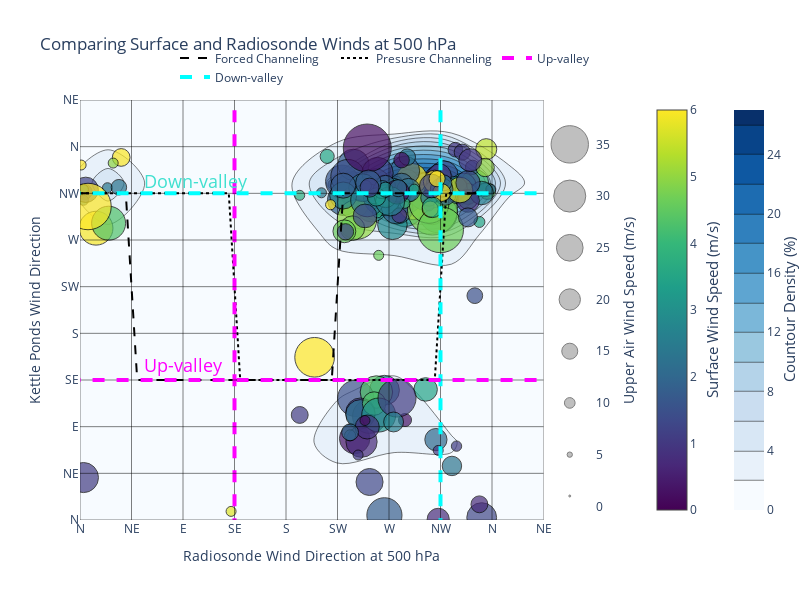
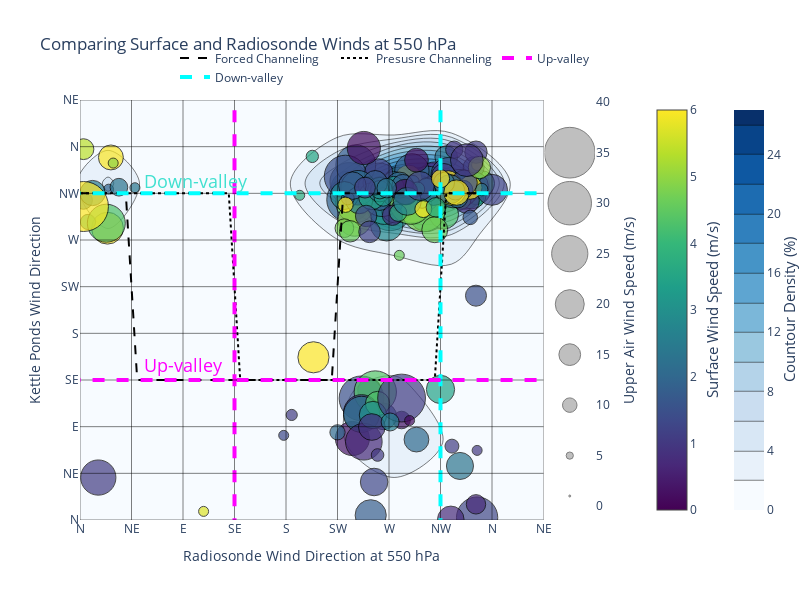
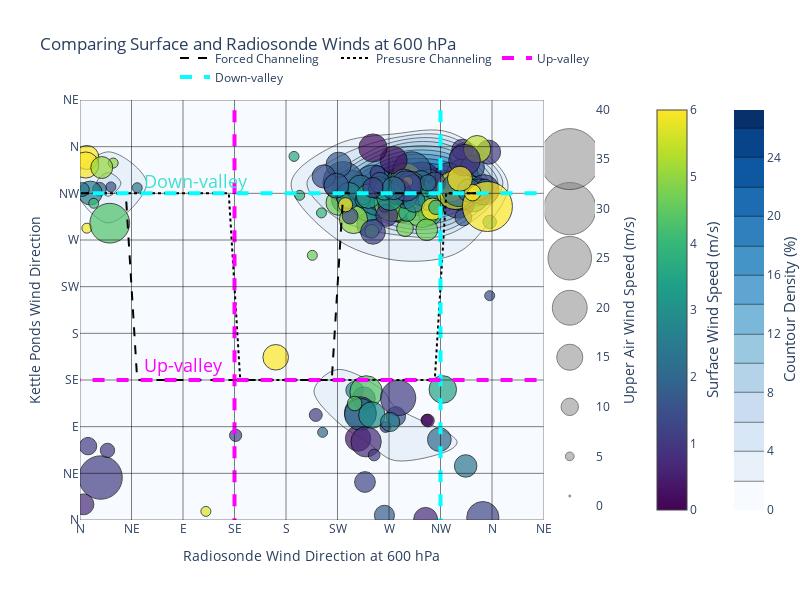

Notebook cell for these charts, in order:
### Code cell
levels = [500, 550, 600]
dfs = [pres_500_22, pres_550_22, pres_600_22]
for level, df in zip(levels, dfs):
    fig = plot_surface_and_upper_air(df, f'{level} hPa', surf_dir='wind_dir', surf_spd='wind_spd',)
    fig.show()

### Figure 1 — Plotly figure (JSON) as saved in the notebook; plotly's stock layout.template omitted (floating-point values rounded to 4 significant figures; data arrays with more than 128 entries replaced by an {"elided": "..."} marker saying what was removed)
{"data": [{"colorbar": {"x": 1.25}, "colorscale": [[0, "rgb(8,48,107)"], [0.125, "rgb(8,81,156)"], [0.25, "rgb(33,113,181)"], [0.375, "rgb(66,146,198)"], [0.5, "rgb(107,174,214)"], [0.625, "rgb(158,202,225)"], [0.75, "rgb(198,219,239)"], [0.875, "rgb(222,235,247)"], [1, "rgb(247,251,255)"]], "histnorm": "percent", "hovertemplate": "Upper Wind Speed: %{marker.size:.2f} m/s<br>Surface Wind Speed: %{marker.color:.2f} m/s<extra></extra>", "ncontours": 20, "reversescale": true, "showscale": true, "type": "histogram2dcontour", "x": {"elided": "242 int values"}, "xaxis": "x", "y": {"elided": "242 float values"}, "yaxis": "y"}, {"hovertemplate": "Upper Wind Speed: %{marker.size:.2f} m/s<br>Surface Wind Speed: %{marker.color:.2f} m/s<extra></extra>", "marker": {"cmax": 6, "cmin": 0, "color": {"elided": "242 float values"}, "colorbar": {"x": 1.1}, "colorscale": [[0, "#440154"], [0.1111, "#482878"], [0.2222, "#3e4989"], [0.3333, "#31688e"], [0.4444, "#26828e"], [0.5556, "#1f9e89"], [0.6667, "#35b779"], [0.7778, "#6ece58"], [0.8889, "#b5de2b"], [1, "#fde725"]], "line": {"color": "black", "width": 1}, "opacity": 0.7, "size": {"elided": "242 float values"}, "sizemin": 5, "sizemode": "diameter", "sizeref": 0.936}, "mode": "markers", "name": "500 mb", "showlegend": false, "type": "scatter", "x": {"elided": "242 int values"}, "y": {"elided": "242 float values"}}, {"hovertemplate": "Upper Wind Speed: %{marker.size:.2f} m/s<br>Surface Wind Speed: %{marker.color:.2f} m/s<extra></extra>", "line": {"color": "black", "dash": "dash"}, "mode": "lines", "name": "Forced Channeling", "showlegend": true, "type": "scatter", "x": [0, 10, 20, 30, 40, 50, 60, 70, 80, 90, 100, 110, 120, 130, 140, 150, 160, 170, 180, 190, 200, 210, 220, 230, 240, 250, 260, 270, 280, 290, 300, 310, 320, 330, 340, 350], "y": [315, 315, 315, 315, 315, 135, 135, 135, 135, 135, 135, 135, 135, 135, 135, 135, 135, 135, 135, 135, 135, 135, 135, 315, 315, 315, 315, 315, 315, 315, 315, 315, 315, 315, 315, 315]}, {"hovertemplate": "Upper Wind Speed: %{marker.size:.2f} m/s<br>Surface Wind Speed: %{marker.color:.2f} m/s<extra></extra>", "line": {"color": "black", "dash": "dot"}, "mode": "lines", "name": "Presusre Channeling", "showlegend": true, "type": "scatter", "x": [0, 10, 20, 30, 40, 50, 60, 70, 80, 90, 100, 110, 120, 130, 140, 150, 160, 170, 180, 190, 200, 210, 220, 230, 240, 250, 260, 270, 280, 290, 300, 310, 320, 330, 340, 350], "y": [315, 315, 315, 315, 315, 315, 315, 315, 315, 315, 315, 315, 315, 315, 135, 135, 135, 135, 135, 135, 135, 135, 135, 135, 135, 135, 135, 135, 135, 135, 135, 135, 315, 315, 315, 315]}, {"hovertemplate": "Upper Wind Speed: %{marker.size:.2f} m/s<br>Surface Wind Speed: %{marker.color:.2f} m/s<extra></extra>", "marker": {"cmax": 6, "cmin": 0, "color": "grey", "line": {"color": "black", "width": 1}, "opacity": 0.5, "size": [1, 5, 10, 15, 20, 25, 30, 35], "sizemin": 1, "sizemode": "diameter", "sizeref": 0.936}, "mode": "markers", "showlegend": false, "type": "scatter", "x": [0, 0, 0, 0, 0, 0, 0, 0], "xaxis": "x2", "y": [1, 5, 10, 15, 20, 25, 30, 35], "yaxis": "y2"}], "layout": {"annotations": [{"font": {"size": 15}, "showarrow": false, "text": "Countour Density (%)", "textangle": -90, "x": 1.4, "xref": "paper", "y": 0.5, "yref": "paper"}, {"font": {"size": 15}, "showarrow": false, "text": "Surface Wind Speed (m/s)", "textangle": -90, "x": 1.25, "xref": "paper", "y": 0.5, "yref": "paper"}, {"font": {"color": "turquoise", "size": 18}, "showarrow": false, "text": "Down-valley", "textangle": 0, "x": 0.12, "xref": "paper", "y": 0.84, "yref": "paper"}, {"font": {"color": "magenta", "size": 18}, "showarrow": false, "text": "Up-valley", "textangle": 0, "x": 0.12, "xref": "paper", "y": 0.37, "yref": "paper"}], "height": 600, "legend": {"orientation": "h", "x": 1, "xanchor": "right", "y": 1.02, "yanchor": "bottom"}, "margin": {"r": 150}, "plot_bgcolor": "rgba(0,0,0,0)", "shapes": [{"line": {"color": "black", "width": 1}, "opacity": 0.5, "type": "line", "x0": 0, "x1": 0, "y0": -10, "y1": 420}, {"line": {"color": "black", "width": 1}, "opacity": 0.5, "type": "line", "x0": 45, "x1": 45, "y0": -10, "y1": 420}, {"line": {"color": "black", "width": 1}, "opacity": 0.5, "type": "line", "x0": 90, "x1": 90, "y0": -10, "y1": 420}, {"line": {"color": "black", "width": 1}, "opacity": 0.5, "type": "line", "x0": 135, "x1": 135, "y0": -10, "y1": 420}, {"line": {"color": "magenta", "dash": "dash", "width": 4}, "name": "Up-valley", "showlegend": true, "type": "line", "x0": 135, "x1": 135, "y0": -10, "y1": 420}, {"line": {"color": "black", "width": 1}, "opacity": 0.5, "type": "line", "x0": 180, "x1": 180, "y0": -10, "y1": 420}, {"line": {"color": "black", "width": 1}, "opacity": 0.5, "type": "line", "x0": 225, "x1": 225, "y0": -10, "y1": 420}, {"line": {"color": "black", "width": 1}, "opacity": 0.5, "type": "line", "x0": 270, "x1": 270, "y0": -10, "y1": 420}, {"line": {"color": "black", "width": 1}, "opacity": 0.5, "type": "line", "x0": 315, "x1": 315, "y0": -10, "y1": 420}, {"line": {"color": "cyan", "dash": "dash", "width": 4}, "name": "Down-valley", "showlegend": true, "type": "line", "x0": 315, "x1": 315, "y0": -10, "y1": 420}, {"line": {"color": "black", "width": 1}, "opacity": 0.5, "type": "line", "x0": 360, "x1": 360, "y0": -10, "y1": 420}, {"line": {"color": "black", "width": 1}, "opacity": 0.5, "type": "line", "x0": 405, "x1": 405, "y0": -10, "y1": 420}, {"line": {"color": "black", "width": 1}, "opacity": 0.5, "type": "line", "x0": -10, "x1": 420, "y0": 0, "y1": 0}, {"line": {"color": "black", "width": 1}, "opacity": 0.5, "type": "line", "x0": -10, "x1": 420, "y0": 45, "y1": 45}, {"line": {"color": "black", "width": 1}, "opacity": 0.5, "type": "line", "x0": -10, "x1": 420, "y0": 90, "y1": 90}, {"line": {"color": "black", "width": 1}, "opacity": 0.5, "type": "line", "x0": -10, "x1": 420, "y0": 135, "y1": 135}, {"line": {"color": "magenta", "dash": "dash", "width": 4}, "type": "line", "x0": -10, "x1": 420, "y0": 135, "y1": 135}, {"line": {"color": "black", "width": 1}, "opacity": 0.5, "type": "line", "x0": -10, "x1": 420, "y0": 180, "y1": 180}, {"line": {"color": "black", "width": 1}, "opacity": 0.5, "type": "line", "x0": -10, "x1": 420, "y0": 225, "y1": 225}, {"line": {"color": "black", "width": 1}, "opacity": 0.5, "type": "line", "x0": -10, "x1": 420, "y0": 270, "y1": 270}, {"line": {"color": "black", "width": 1}, "opacity": 0.5, "type": "line", "x0": -10, "x1": 420, "y0": 315, "y1": 315}, {"line": {"color": "cyan", "dash": "dash", "width": 4}, "type": "line", "x0": -10, "x1": 420, "y0": 315, "y1": 315}, {"line": {"color": "black", "width": 1}, "opacity": 0.5, "type": "line", "x0": -10, "x1": 420, "y0": 360, "y1": 360}, {"line": {"color": "black", "width": 1}, "opacity": 0.5, "type": "line", "x0": -10, "x1": 420, "y0": 405, "y1": 405}], "title": {"text": "Comparing Surface and Radiosonde Winds at 500 hPa"}, "width": 800, "xaxis": {"domain": [0, 0.9], "range": [0, 405], "showgrid": true, "ticktext": ["N", "NE", "E", "SE", "S", "SW", "W", "NW", "N", "NE"], "tickvals": [0, 45, 90, 135, 180, 225, 270, 315, 360, 405], "title": {"text": "Radiosonde Wind Direction at 500 hPa"}}, "xaxis2": {"domain": [0.902, 1], "visible": false}, "yaxis": {"range": [0, 405], "ticktext": ["N", "NE", "E", "SE", "S", "SW", "W", "NW", "N", "NE"], "tickvals": [0, 45, 90, 135, 180, 225, 270, 315, 360, 405], "title": {"text": "Kettle Ponds Wind Direction"}}, "yaxis2": {"anchor": "free", "overlaying": "y", "position": 1, "side": "right", "title": {"text": "Upper Air Wind Speed (m/s)"}}}}

### Figure 2 — Plotly figure (JSON) as saved in the notebook; plotly's stock layout.template omitted (floating-point values rounded to 4 significant figures; data arrays with more than 128 entries replaced by an {"elided": "..."} marker saying what was removed)
{"data": [{"colorbar": {"x": 1.25}, "colorscale": [[0, "rgb(8,48,107)"], [0.125, "rgb(8,81,156)"], [0.25, "rgb(33,113,181)"], [0.375, "rgb(66,146,198)"], [0.5, "rgb(107,174,214)"], [0.625, "rgb(158,202,225)"], [0.75, "rgb(198,219,239)"], [0.875, "rgb(222,235,247)"], [1, "rgb(247,251,255)"]], "histnorm": "percent", "hovertemplate": "Upper Wind Speed: %{marker.size:.2f} m/s<br>Surface Wind Speed: %{marker.color:.2f} m/s<extra></extra>", "ncontours": 20, "reversescale": true, "showscale": true, "type": "histogram2dcontour", "x": {"elided": "242 int values"}, "xaxis": "x", "y": {"elided": "242 float values"}, "yaxis": "y"}, {"hovertemplate": "Upper Wind Speed: %{marker.size:.2f} m/s<br>Surface Wind Speed: %{marker.color:.2f} m/s<extra></extra>", "marker": {"cmax": 6, "cmin": 0, "color": {"elided": "242 float values"}, "colorbar": {"x": 1.1}, "colorscale": [[0, "#440154"], [0.1111, "#482878"], [0.2222, "#3e4989"], [0.3333, "#31688e"], [0.4444, "#26828e"], [0.5556, "#1f9e89"], [0.6667, "#35b779"], [0.7778, "#6ece58"], [0.8889, "#b5de2b"], [1, "#fde725"]], "line": {"color": "black", "width": 1}, "opacity": 0.7, "size": {"elided": "242 float values"}, "sizemin": 5, "sizemode": "diameter", "sizeref": 0.69}, "mode": "markers", "name": "500 mb", "showlegend": false, "type": "scatter", "x": {"elided": "242 int values"}, "y": {"elided": "242 float values"}}, {"hovertemplate": "Upper Wind Speed: %{marker.size:.2f} m/s<br>Surface Wind Speed: %{marker.color:.2f} m/s<extra></extra>", "line": {"color": "black", "dash": "dash"}, "mode": "lines", "name": "Forced Channeling", "showlegend": true, "type": "scatter", "x": [0, 10, 20, 30, 40, 50, 60, 70, 80, 90, 100, 110, 120, 130, 140, 150, 160, 170, 180, 190, 200, 210, 220, 230, 240, 250, 260, 270, 280, 290, 300, 310, 320, 330, 340, 350], "y": [315, 315, 315, 315, 315, 135, 135, 135, 135, 135, 135, 135, 135, 135, 135, 135, 135, 135, 135, 135, 135, 135, 135, 315, 315, 315, 315, 315, 315, 315, 315, 315, 315, 315, 315, 315]}, {"hovertemplate": "Upper Wind Speed: %{marker.size:.2f} m/s<br>Surface Wind Speed: %{marker.color:.2f} m/s<extra></extra>", "line": {"color": "black", "dash": "dot"}, "mode": "lines", "name": "Presusre Channeling", "showlegend": true, "type": "scatter", "x": [0, 10, 20, 30, 40, 50, 60, 70, 80, 90, 100, 110, 120, 130, 140, 150, 160, 170, 180, 190, 200, 210, 220, 230, 240, 250, 260, 270, 280, 290, 300, 310, 320, 330, 340, 350], "y": [315, 315, 315, 315, 315, 315, 315, 315, 315, 315, 315, 315, 315, 315, 135, 135, 135, 135, 135, 135, 135, 135, 135, 135, 135, 135, 135, 135, 135, 135, 135, 135, 315, 315, 315, 315]}, {"hovertemplate": "Upper Wind Speed: %{marker.size:.2f} m/s<br>Surface Wind Speed: %{marker.color:.2f} m/s<extra></extra>", "marker": {"cmax": 6, "cmin": 0, "color": "grey", "line": {"color": "black", "width": 1}, "opacity": 0.5, "size": [1, 5, 10, 15, 20, 25, 30, 35], "sizemin": 1, "sizemode": "diameter", "sizeref": 0.69}, "mode": "markers", "showlegend": false, "type": "scatter", "x": [0, 0, 0, 0, 0, 0, 0, 0], "xaxis": "x2", "y": [1, 5, 10, 15, 20, 25, 30, 35], "yaxis": "y2"}], "layout": {"annotations": [{"font": {"size": 15}, "showarrow": false, "text": "Countour Density (%)", "textangle": -90, "x": 1.4, "xref": "paper", "y": 0.5, "yref": "paper"}, {"font": {"size": 15}, "showarrow": false, "text": "Surface Wind Speed (m/s)", "textangle": -90, "x": 1.25, "xref": "paper", "y": 0.5, "yref": "paper"}, {"font": {"color": "turquoise", "size": 18}, "showarrow": false, "text": "Down-valley", "textangle": 0, "x": 0.12, "xref": "paper", "y": 0.84, "yref": "paper"}, {"font": {"color": "magenta", "size": 18}, "showarrow": false, "text": "Up-valley", "textangle": 0, "x": 0.12, "xref": "paper", "y": 0.37, "yref": "paper"}], "height": 600, "legend": {"orientation": "h", "x": 1, "xanchor": "right", "y": 1.02, "yanchor": "bottom"}, "margin": {"r": 150}, "plot_bgcolor": "rgba(0,0,0,0)", "shapes": [{"line": {"color": "black", "width": 1}, "opacity": 0.5, "type": "line", "x0": 0, "x1": 0, "y0": -10, "y1": 420}, {"line": {"color": "black", "width": 1}, "opacity": 0.5, "type": "line", "x0": 45, "x1": 45, "y0": -10, "y1": 420}, {"line": {"color": "black", "width": 1}, "opacity": 0.5, "type": "line", "x0": 90, "x1": 90, "y0": -10, "y1": 420}, {"line": {"color": "black", "width": 1}, "opacity": 0.5, "type": "line", "x0": 135, "x1": 135, "y0": -10, "y1": 420}, {"line": {"color": "magenta", "dash": "dash", "width": 4}, "name": "Up-valley", "showlegend": true, "type": "line", "x0": 135, "x1": 135, "y0": -10, "y1": 420}, {"line": {"color": "black", "width": 1}, "opacity": 0.5, "type": "line", "x0": 180, "x1": 180, "y0": -10, "y1": 420}, {"line": {"color": "black", "width": 1}, "opacity": 0.5, "type": "line", "x0": 225, "x1": 225, "y0": -10, "y1": 420}, {"line": {"color": "black", "width": 1}, "opacity": 0.5, "type": "line", "x0": 270, "x1": 270, "y0": -10, "y1": 420}, {"line": {"color": "black", "width": 1}, "opacity": 0.5, "type": "line", "x0": 315, "x1": 315, "y0": -10, "y1": 420}, {"line": {"color": "cyan", "dash": "dash", "width": 4}, "name": "Down-valley", "showlegend": true, "type": "line", "x0": 315, "x1": 315, "y0": -10, "y1": 420}, {"line": {"color": "black", "width": 1}, "opacity": 0.5, "type": "line", "x0": 360, "x1": 360, "y0": -10, "y1": 420}, {"line": {"color": "black", "width": 1}, "opacity": 0.5, "type": "line", "x0": 405, "x1": 405, "y0": -10, "y1": 420}, {"line": {"color": "black", "width": 1}, "opacity": 0.5, "type": "line", "x0": -10, "x1": 420, "y0": 0, "y1": 0}, {"line": {"color": "black", "width": 1}, "opacity": 0.5, "type": "line", "x0": -10, "x1": 420, "y0": 45, "y1": 45}, {"line": {"color": "black", "width": 1}, "opacity": 0.5, "type": "line", "x0": -10, "x1": 420, "y0": 90, "y1": 90}, {"line": {"color": "black", "width": 1}, "opacity": 0.5, "type": "line", "x0": -10, "x1": 420, "y0": 135, "y1": 135}, {"line": {"color": "magenta", "dash": "dash", "width": 4}, "type": "line", "x0": -10, "x1": 420, "y0": 135, "y1": 135}, {"line": {"color": "black", "width": 1}, "opacity": 0.5, "type": "line", "x0": -10, "x1": 420, "y0": 180, "y1": 180}, {"line": {"color": "black", "width": 1}, "opacity": 0.5, "type": "line", "x0": -10, "x1": 420, "y0": 225, "y1": 225}, {"line": {"color": "black", "width": 1}, "opacity": 0.5, "type": "line", "x0": -10, "x1": 420, "y0": 270, "y1": 270}, {"line": {"color": "black", "width": 1}, "opacity": 0.5, "type": "line", "x0": -10, "x1": 420, "y0": 315, "y1": 315}, {"line": {"color": "cyan", "dash": "dash", "width": 4}, "type": "line", "x0": -10, "x1": 420, "y0": 315, "y1": 315}, {"line": {"color": "black", "width": 1}, "opacity": 0.5, "type": "line", "x0": -10, "x1": 420, "y0": 360, "y1": 360}, {"line": {"color": "black", "width": 1}, "opacity": 0.5, "type": "line", "x0": -10, "x1": 420, "y0": 405, "y1": 405}], "title": {"text": "Comparing Surface and Radiosonde Winds at 550 hPa"}, "width": 800, "xaxis": {"domain": [0, 0.9], "range": [0, 405], "showgrid": true, "ticktext": ["N", "NE", "E", "SE", "S", "SW", "W", "NW", "N", "NE"], "tickvals": [0, 45, 90, 135, 180, 225, 270, 315, 360, 405], "title": {"text": "Radiosonde Wind Direction at 550 hPa"}}, "xaxis2": {"domain": [0.902, 1], "visible": false}, "yaxis": {"range": [0, 405], "ticktext": ["N", "NE", "E", "SE", "S", "SW", "W", "NW", "N", "NE"], "tickvals": [0, 45, 90, 135, 180, 225, 270, 315, 360, 405], "title": {"text": "Kettle Ponds Wind Direction"}}, "yaxis2": {"anchor": "free", "overlaying": "y", "position": 1, "side": "right", "title": {"text": "Upper Air Wind Speed (m/s)"}}}}

### Figure 3 — Plotly figure (JSON) as saved in the notebook; plotly's stock layout.template omitted (floating-point values rounded to 4 significant figures; data arrays with more than 128 entries replaced by an {"elided": "..."} marker saying what was removed)
{"data": [{"colorbar": {"x": 1.25}, "colorscale": [[0, "rgb(8,48,107)"], [0.125, "rgb(8,81,156)"], [0.25, "rgb(33,113,181)"], [0.375, "rgb(66,146,198)"], [0.5, "rgb(107,174,214)"], [0.625, "rgb(158,202,225)"], [0.75, "rgb(198,219,239)"], [0.875, "rgb(222,235,247)"], [1, "rgb(247,251,255)"]], "histnorm": "percent", "hovertemplate": "Upper Wind Speed: %{marker.size:.2f} m/s<br>Surface Wind Speed: %{marker.color:.2f} m/s<extra></extra>", "ncontours": 20, "reversescale": true, "showscale": true, "type": "histogram2dcontour", "x": {"elided": "242 int values"}, "xaxis": "x", "y": {"elided": "242 float values"}, "yaxis": "y"}, {"hovertemplate": "Upper Wind Speed: %{marker.size:.2f} m/s<br>Surface Wind Speed: %{marker.color:.2f} m/s<extra></extra>", "marker": {"cmax": 6, "cmin": 0, "color": {"elided": "242 float values"}, "colorbar": {"x": 1.1}, "colorscale": [[0, "#440154"], [0.1111, "#482878"], [0.2222, "#3e4989"], [0.3333, "#31688e"], [0.4444, "#26828e"], [0.5556, "#1f9e89"], [0.6667, "#35b779"], [0.7778, "#6ece58"], [0.8889, "#b5de2b"], [1, "#fde725"]], "line": {"color": "black", "width": 1}, "opacity": 0.7, "size": {"elided": "242 float values"}, "sizemin": 5, "sizemode": "diameter", "sizeref": 0.574}, "mode": "markers", "name": "500 mb", "showlegend": false, "type": "scatter", "x": {"elided": "242 int values"}, "y": {"elided": "242 float values"}}, {"hovertemplate": "Upper Wind Speed: %{marker.size:.2f} m/s<br>Surface Wind Speed: %{marker.color:.2f} m/s<extra></extra>", "line": {"color": "black", "dash": "dash"}, "mode": "lines", "name": "Forced Channeling", "showlegend": true, "type": "scatter", "x": [0, 10, 20, 30, 40, 50, 60, 70, 80, 90, 100, 110, 120, 130, 140, 150, 160, 170, 180, 190, 200, 210, 220, 230, 240, 250, 260, 270, 280, 290, 300, 310, 320, 330, 340, 350], "y": [315, 315, 315, 315, 315, 135, 135, 135, 135, 135, 135, 135, 135, 135, 135, 135, 135, 135, 135, 135, 135, 135, 135, 315, 315, 315, 315, 315, 315, 315, 315, 315, 315, 315, 315, 315]}, {"hovertemplate": "Upper Wind Speed: %{marker.size:.2f} m/s<br>Surface Wind Speed: %{marker.color:.2f} m/s<extra></extra>", "line": {"color": "black", "dash": "dot"}, "mode": "lines", "name": "Presusre Channeling", "showlegend": true, "type": "scatter", "x": [0, 10, 20, 30, 40, 50, 60, 70, 80, 90, 100, 110, 120, 130, 140, 150, 160, 170, 180, 190, 200, 210, 220, 230, 240, 250, 260, 270, 280, 290, 300, 310, 320, 330, 340, 350], "y": [315, 315, 315, 315, 315, 315, 315, 315, 315, 315, 315, 315, 315, 315, 135, 135, 135, 135, 135, 135, 135, 135, 135, 135, 135, 135, 135, 135, 135, 135, 135, 135, 315, 315, 315, 315]}, {"hovertemplate": "Upper Wind Speed: %{marker.size:.2f} m/s<br>Surface Wind Speed: %{marker.color:.2f} m/s<extra></extra>", "marker": {"cmax": 6, "cmin": 0, "color": "grey", "line": {"color": "black", "width": 1}, "opacity": 0.5, "size": [1, 5, 10, 15, 20, 25, 30, 35], "sizemin": 1, "sizemode": "diameter", "sizeref": 0.574}, "mode": "markers", "showlegend": false, "type": "scatter", "x": [0, 0, 0, 0, 0, 0, 0, 0], "xaxis": "x2", "y": [1, 5, 10, 15, 20, 25, 30, 35], "yaxis": "y2"}], "layout": {"annotations": [{"font": {"size": 15}, "showarrow": false, "text": "Countour Density (%)", "textangle": -90, "x": 1.4, "xref": "paper", "y": 0.5, "yref": "paper"}, {"font": {"size": 15}, "showarrow": false, "text": "Surface Wind Speed (m/s)", "textangle": -90, "x": 1.25, "xref": "paper", "y": 0.5, "yref": "paper"}, {"font": {"color": "turquoise", "size": 18}, "showarrow": false, "text": "Down-valley", "textangle": 0, "x": 0.12, "xref": "paper", "y": 0.84, "yref": "paper"}, {"font": {"color": "magenta", "size": 18}, "showarrow": false, "text": "Up-valley", "textangle": 0, "x": 0.12, "xref": "paper", "y": 0.37, "yref": "paper"}], "height": 600, "legend": {"orientation": "h", "x": 1, "xanchor": "right", "y": 1.02, "yanchor": "bottom"}, "margin": {"r": 150}, "plot_bgcolor": "rgba(0,0,0,0)", "shapes": [{"line": {"color": "black", "width": 1}, "opacity": 0.5, "type": "line", "x0": 0, "x1": 0, "y0": -10, "y1": 420}, {"line": {"color": "black", "width": 1}, "opacity": 0.5, "type": "line", "x0": 45, "x1": 45, "y0": -10, "y1": 420}, {"line": {"color": "black", "width": 1}, "opacity": 0.5, "type": "line", "x0": 90, "x1": 90, "y0": -10, "y1": 420}, {"line": {"color": "black", "width": 1}, "opacity": 0.5, "type": "line", "x0": 135, "x1": 135, "y0": -10, "y1": 420}, {"line": {"color": "magenta", "dash": "dash", "width": 4}, "name": "Up-valley", "showlegend": true, "type": "line", "x0": 135, "x1": 135, "y0": -10, "y1": 420}, {"line": {"color": "black", "width": 1}, "opacity": 0.5, "type": "line", "x0": 180, "x1": 180, "y0": -10, "y1": 420}, {"line": {"color": "black", "width": 1}, "opacity": 0.5, "type": "line", "x0": 225, "x1": 225, "y0": -10, "y1": 420}, {"line": {"color": "black", "width": 1}, "opacity": 0.5, "type": "line", "x0": 270, "x1": 270, "y0": -10, "y1": 420}, {"line": {"color": "black", "width": 1}, "opacity": 0.5, "type": "line", "x0": 315, "x1": 315, "y0": -10, "y1": 420}, {"line": {"color": "cyan", "dash": "dash", "width": 4}, "name": "Down-valley", "showlegend": true, "type": "line", "x0": 315, "x1": 315, "y0": -10, "y1": 420}, {"line": {"color": "black", "width": 1}, "opacity": 0.5, "type": "line", "x0": 360, "x1": 360, "y0": -10, "y1": 420}, {"line": {"color": "black", "width": 1}, "opacity": 0.5, "type": "line", "x0": 405, "x1": 405, "y0": -10, "y1": 420}, {"line": {"color": "black", "width": 1}, "opacity": 0.5, "type": "line", "x0": -10, "x1": 420, "y0": 0, "y1": 0}, {"line": {"color": "black", "width": 1}, "opacity": 0.5, "type": "line", "x0": -10, "x1": 420, "y0": 45, "y1": 45}, {"line": {"color": "black", "width": 1}, "opacity": 0.5, "type": "line", "x0": -10, "x1": 420, "y0": 90, "y1": 90}, {"line": {"color": "black", "width": 1}, "opacity": 0.5, "type": "line", "x0": -10, "x1": 420, "y0": 135, "y1": 135}, {"line": {"color": "magenta", "dash": "dash", "width": 4}, "type": "line", "x0": -10, "x1": 420, "y0": 135, "y1": 135}, {"line": {"color": "black", "width": 1}, "opacity": 0.5, "type": "line", "x0": -10, "x1": 420, "y0": 180, "y1": 180}, {"line": {"color": "black", "width": 1}, "opacity": 0.5, "type": "line", "x0": -10, "x1": 420, "y0": 225, "y1": 225}, {"line": {"color": "black", "width": 1}, "opacity": 0.5, "type": "line", "x0": -10, "x1": 420, "y0": 270, "y1": 270}, {"line": {"color": "black", "width": 1}, "opacity": 0.5, "type": "line", "x0": -10, "x1": 420, "y0": 315, "y1": 315}, {"line": {"color": "cyan", "dash": "dash", "width": 4}, "type": "line", "x0": -10, "x1": 420, "y0": 315, "y1": 315}, {"line": {"color": "black", "width": 1}, "opacity": 0.5, "type": "line", "x0": -10, "x1": 420, "y0": 360, "y1": 360}, {"line": {"color": "black", "width": 1}, "opacity": 0.5, "type": "line", "x0": -10, "x1": 420, "y0": 405, "y1": 405}], "title": {"text": "Comparing Surface and Radiosonde Winds at 600 hPa"}, "width": 800, "xaxis": {"domain": [0, 0.9], "range": [0, 405], "showgrid": true, "ticktext": ["N", "NE", "E", "SE", "S", "SW", "W", "NW", "N", "NE"], "tickvals": [0, 45, 90, 135, 180, 225, 270, 315, 360, 405], "title": {"text": "Radiosonde Wind Direction at 600 hPa"}}, "xaxis2": {"domain": [0.902, 1], "visible": false}, "yaxis": {"range": [0, 405], "ticktext": ["N", "NE", "E", "SE", "S", "SW", "W", "NW", "N", "NE"], "tickvals": [0, 45, 90, 135, 180, 225, 270, 315, 360, 405], "title": {"text": "Kettle Ponds Wind Direction"}}, "yaxis2": {"anchor": "free", "overlaying": "y", "position": 1, "side": "right", "title": {"text": "Upper Air Wind Speed (m/s)"}}}}
